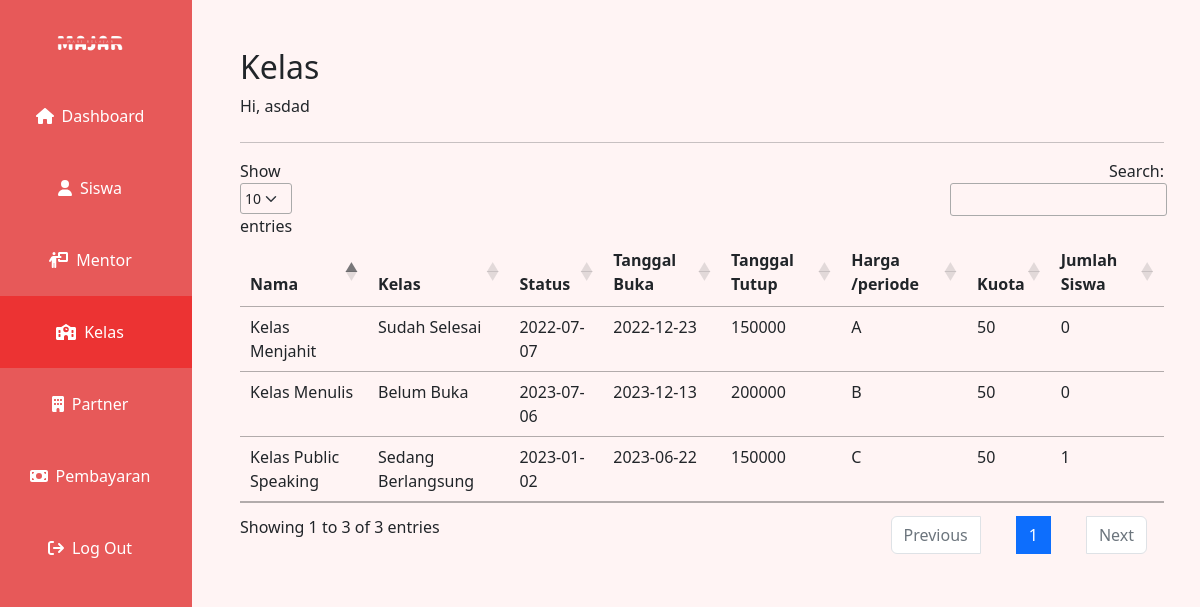
The page /kelas.php (signed in) on the database its author committed.
### tables this page shows
CREATE TABLE `course` (
  `id` int(11) NOT NULL,
  `name` varchar(200) NOT NULL,
  `tanggal_buka` date NOT NULL,
  `tanggal_berakhir` date NOT NULL,
  `harga` int(11) NOT NULL,
  `kelas` varchar(200) NOT NULL,
  `description` varchar(200) NOT NULL,
  `kuota` int(11) NOT NULL
);

### kelas.php (the view, shortened to what this page needs)
<?php
include('phps/connect.php');
?>
<!doctype html>
<html lang="en">
<?php include "head.php"; ?>
<body>
    <div class="container-fluid text-center p-0" >
        <div class="row" style="min-height: 100vh;">
            <?php include './sidebar.php'; ?>
            <div class="col-sm-10 text-start p-5" style="background-color: #FFF4F4;">
                <h2>Kelas</h2>
                <p class="mb-4">Hi, <?php echo $_SESSION["full_name"]; ?></p>
                <hr>
                <table id="example" class="table">
                    <thead>
                        <th data-sortable="true">Nama</th>
                        <th data-sortable="true">Kelas</th>
                        <th data-sortable="true">Status</th>
                        <th data-sortable="true">Tanggal Buka</th>
                        <th data-sortable="true">Tanggal Tutup</th>
                        <th data-sortable="true">Harga /periode</th>
                        <th data-sortable="true">Kuota</th>
                        <th data-sortable="true">Jumlah Siswa</th>
                    </thead>
                    <tbody>
                        <?php
                            $sql = "SELECT c.id, c.name, (CASE WHEN NOW() < c.tanggal_buka THEN 'Belum Buka' WHEN (NOW() >= c.tanggal_buka AND NOW() <= c.tanggal_berakhir) THEN 'Sedang Berlangsung' WHEN Date(NOW()) > c.tanggal_berakhir THEN 'Sudah Selesai' END) AS status, c.tanggal_buka, c.tanggal_berakhir, c.harga, c.kelas, c.kuota
                            FROM course c
                            LEFT JOIN user_course uc ON uc.course_id = c.id";
                            $result = $conn->prepare($sql);
                            $result->execute();
                            foreach($result as $row){
                                $sql2 = "SELECT COUNT(uc.id) AS total_siswa
                                FROM user_course uc
                                WHERE uc.course_id = :course_id";
                                $result2 = $conn->prepare($sql2);
                                $result2->execute(["course_id" => $row['id']]);
                                $result2 = $result2 -> fetchAll()
                        ?>
                        <tr class="hoverablerow">
                            <form>
                                <td><?php echo $row['name'] ?><input type="hidden" name="name" value="<?php echo $row['name'] ?>"></td>
                                <td><?php echo $row['status'] ?><input type="hidden" name="status" value="<?php echo $row['status'] ?>"></td>
                                <td><?php echo $row['tanggal_buka'] ?><input type="hidden" name="tanggal_buka" value="<?php echo $row['tanggal_buka'] ?>"></td>
                                <td><?php echo $row['tanggal_berakhir'] ?><input type="hidden" name="tanggal_berakhir" value="<?php echo $row['tanggal_berakhir'] ?>"></td>
                                <td><?php echo $row['harga'] ?><input type="hidden" name="harga" value="<?php echo $row['harga'] ?>"></td>
                                <td><?php echo $row['kelas'] ?><input type="hidden" name="kelas" value="<?php echo $row['kelas'] ?>"></td>
                                <td><?php echo $row['kuota'] ?><input type="hidden" name="kuota" value="<?php echo $row['kuota'] ?>"></td>
                                <td><?php echo $result2[0]['total_siswa'] ?><input type="hidden" name="total_siswa" value="<?php echo $result2[0]['total_siswa'] ?>"></td>
                            </form>
                        </tr>
                        <?php
                            }
                        ?>
                    </tbody>
                </table>
            </div>
        </div>
    </div>
</body>
</html>

### assets/css/styles.css (style rules this page uses)
html { height: 100%; }
.hoverablerow { transition: .5s ease-in-out; }

### head.php (style rules this page uses)
html { scroll-behavior: smooth; }

### rows shown on the page
course: name "Kelas Public Speaking", status "Sedang Berlangsung", tanggal_buka "2023-01-02", tanggal_berakhir "2023-06-22", harga "150000", kelas "C", kuota "50", total_siswa "1"
course: name "Kelas Menjahit", status "Sudah Selesai", tanggal_buka "2022-07-07", tanggal_berakhir "2022-12-23", harga "150000", kelas "A", kuota "50", total_siswa "0"
course: name "Kelas Menulis", status "Belum Buka", tanggal_buka "2023-07-06", tanggal_berakhir "2023-12-13", harga "200000", kelas "B", kuota "50", total_siswa "0"

### other values the page prints
$_SESSION["full_name"] "asdad"
